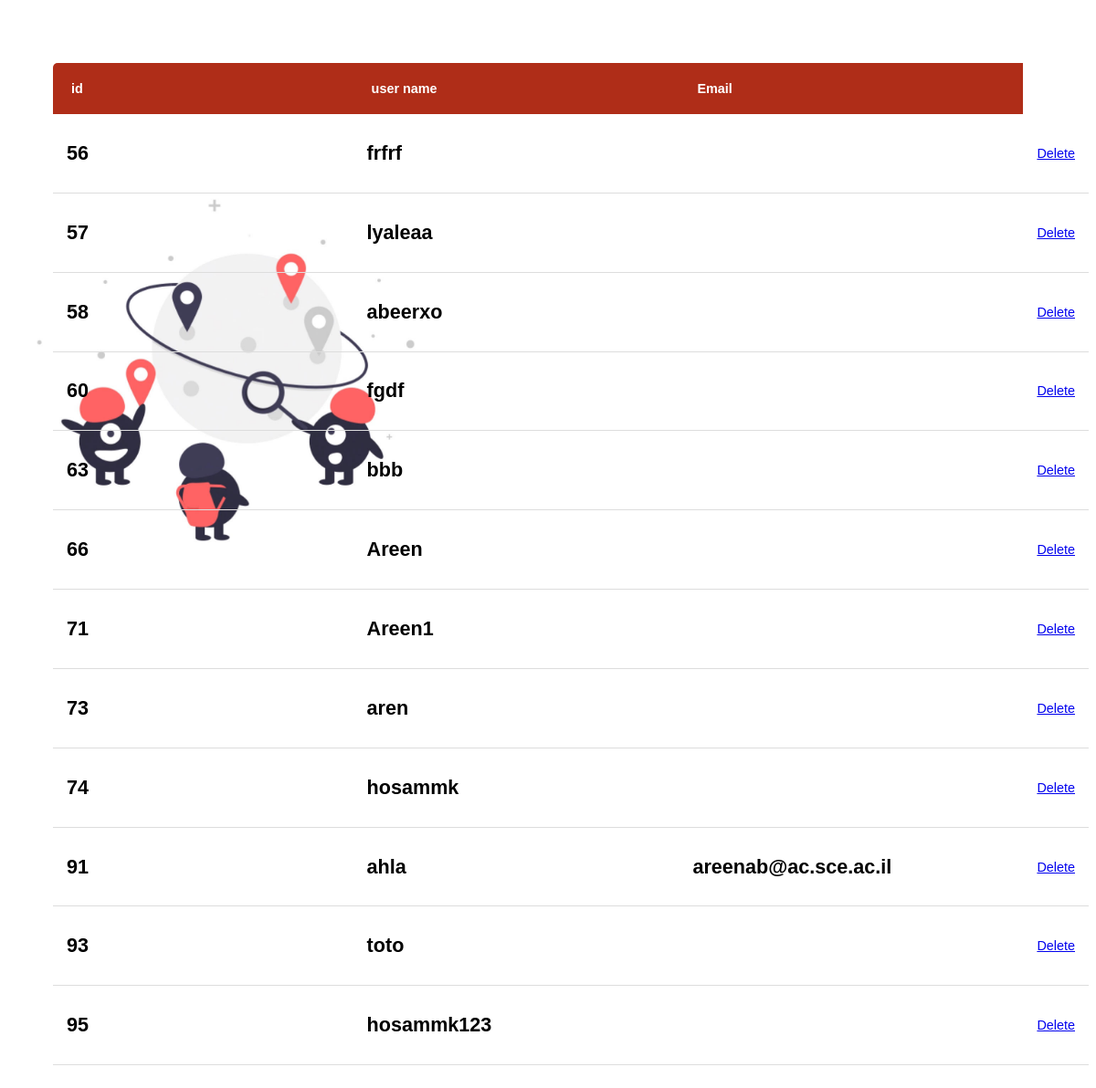
Page /deluser/ on the earlier database version.
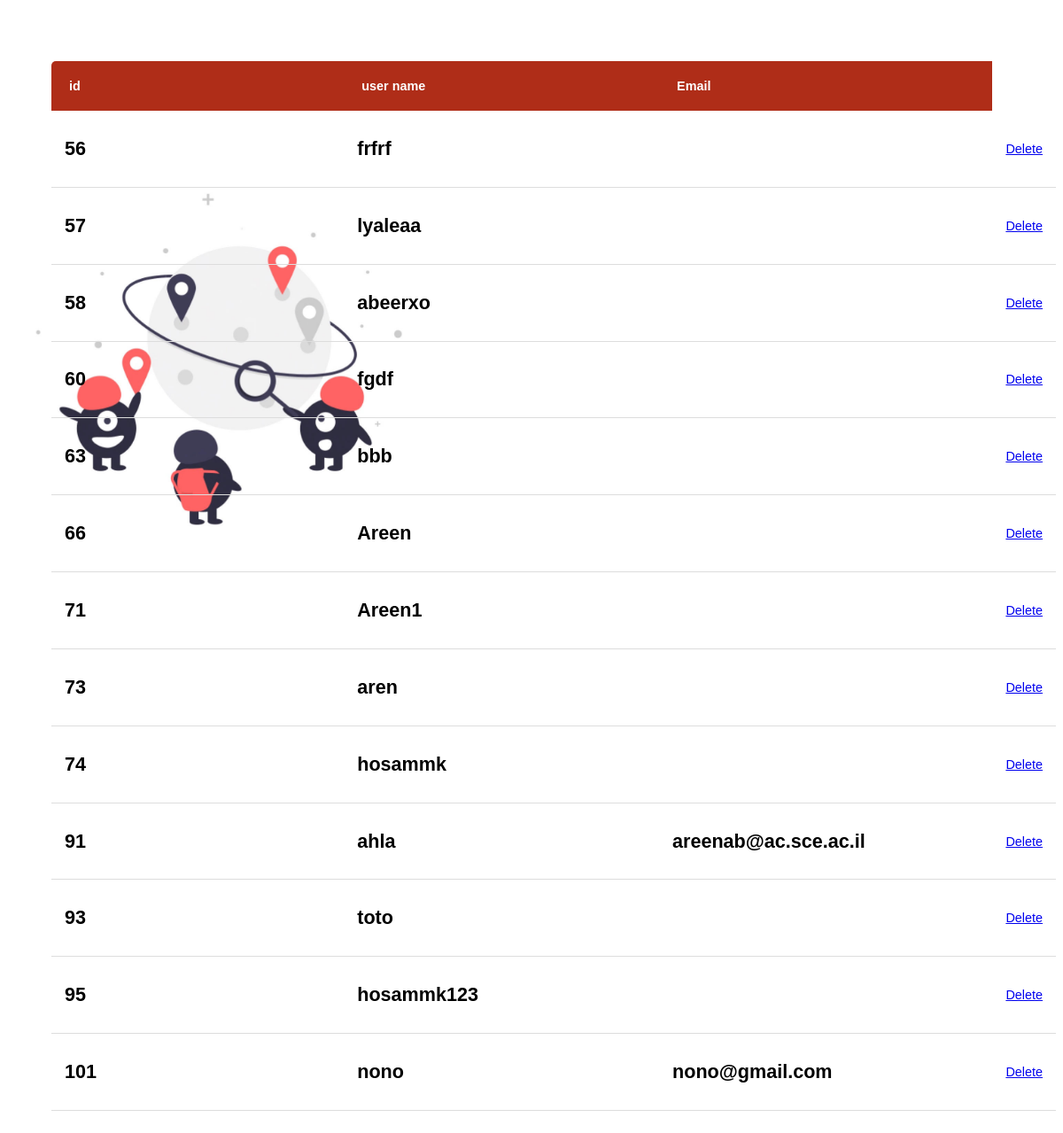
Same page on the later database version.
### project/models.py (models this page shows)
class User(AbstractUser):
    is_passenger=models.BooleanField(default=False)
    is_Admin=models.BooleanField(default=False)

### project/views.py (the view)
# urls.py: path('deluser/',views.deluser,name="deluser"),
def  deluser(request):
    user= User.objects.filter(is_passenger=True)
    return render(request,'project/deluser.html',{'users': user})

### project/templates/project/deluser.html (shortened to what this page needs)
{% load static %}
<!DOCTYPE html>
<html>
    <head>
        <link rel="stylesheet" href="">
    </head>
<body  style="background-image:url('{% static 'img/unnamed.jpg' %}'); background-repeat: no-repeat; background-size:100%;">
  <br>
  <br>
      <table class="content-table">
  <thead>
    <tr>
      <th>id</th>
      <th>user name</th>
      <th>Email</th>
    </tr>
  </thead>
  {% for user in users%}
  <tr>
    <td><b><h2>{{user.id}}</h2></b></td>
    <td><b><h2>{{user.username}}</h2></b></td>
    <td><b><h2>{{user.email}}</h2></b></td>
    <td>
    <a href="/delete/{{user.id}}" class="btn btn-danger" > Delete </a>
    </td>
    </tr>
    {% endfor %}
</table>
    </body>
</html>

### project/templates/project/deluser.html (style rules this page uses)
* { font-family: sans-serif; }
.content-table { border-collapse: collapse; margin: 25px 0; font-size: 0.9em; min-width: 800px; border-radius: 5px 5px 0 0; overflow: hidden; margin-left:50px; }
.content-table thead tr { background-color: #AF2D18; color: #ffffff; text-align: left; font-weight: bold; }
.content-table th { width: 380px; padding: 20px; margin: 25px auto; }
.content-table td { padding: 12px 15px; }
.content-table tbody tr { border-bottom: 1px solid #dddddd; }

Differences in the rows shown:
added User: id "101", username "nono", email "nono@gmail.com"
